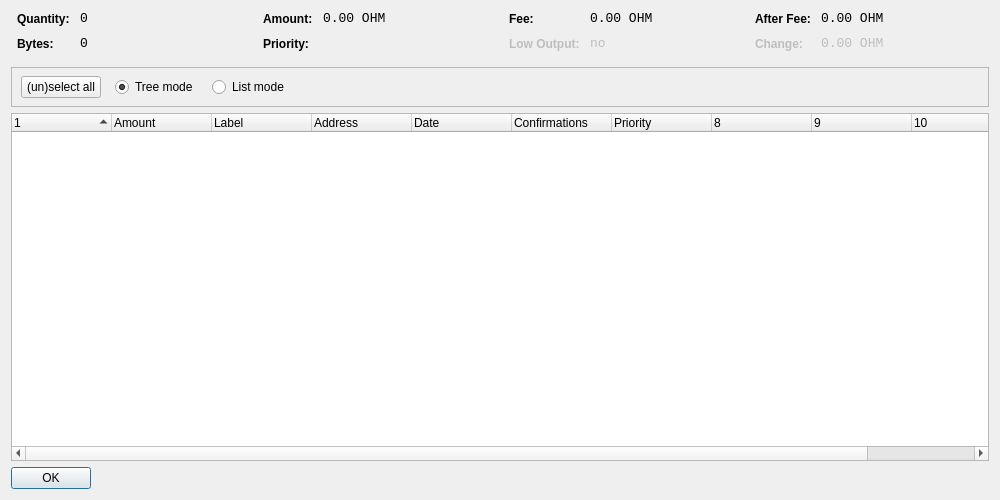
<?xml version="1.0" encoding="UTF-8"?>
<ui version="4.0">
 <class>CoinControlDialog</class>
 <widget class="QDialog" name="CoinControlDialog">
  <property name="geometry">
   <rect>
    <x>0</x>
    <y>0</y>
    <width>1000</width>
    <height>500</height>
   </rect>
  </property>
  <property name="windowTitle">
   <string>Coin Control</string>
  </property>
  <layout class="QVBoxLayout" name="verticalLayout">
   <item>
    <layout class="QHBoxLayout" name="horizontalLayoutTop" stretch="0,0,0,0">
     <property name="topMargin">
      <number>0</number>
     </property>
     <property name="bottomMargin">
      <number>10</number>
     </property>
     <item>
      <layout class="QFormLayout" name="formLayoutCoinControl1">
       <property name="horizontalSpacing">
        <number>10</number>
       </property>
       <property name="verticalSpacing">
        <number>10</number>
       </property>
       <property name="leftMargin">
        <number>6</number>
       </property>
       <property name="rightMargin">
        <number>6</number>
       </property>
       <item row="0" column="0">
        <widget class="QLabel" name="labelCoinControlQuantityText">
         <property name="styleSheet">
          <string notr="true">font-weight:bold;</string>
         </property>
         <property name="text">
          <string>Quantity:</string>
         </property>
        </widget>
       </item>
       <item row="0" column="1">
        <widget class="QLabel" name="labelCoinControlQuantity">
         <property name="font">
          <font>
           <family>Monospace</family>
           <pointsize>10</pointsize>
          </font>
         </property>
         <property name="cursor">
          <cursorShape>IBeamCursor</cursorShape>
         </property>
         <property name="contextMenuPolicy">
          <enum>Qt::ActionsContextMenu</enum>
         </property>
         <property name="text">
          <string>0</string>
         </property>
         <property name="textInteractionFlags">
          <set>Qt::LinksAccessibleByMouse|Qt::TextSelectableByKeyboard|Qt::TextSelectableByMouse</set>
         </property>
        </widget>
       </item>
       <item row="1" column="0">
        <widget class="QLabel" name="labelCoinControlBytesText">
         <property name="styleSheet">
          <string notr="true">font-weight:bold;</string>
         </property>
         <property name="text">
          <string>Bytes:</string>
         </property>
        </widget>
       </item>
       <item row="1" column="1">
        <widget class="QLabel" name="labelCoinControlBytes">
         <property name="font">
          <font>
           <family>Monospace</family>
           <pointsize>10</pointsize>
          </font>
         </property>
         <property name="cursor">
          <cursorShape>IBeamCursor</cursorShape>
         </property>
         <property name="contextMenuPolicy">
          <enum>Qt::ActionsContextMenu</enum>
         </property>
         <property name="text">
          <string>0</string>
         </property>
         <property name="textInteractionFlags">
          <set>Qt::LinksAccessibleByMouse|Qt::TextSelectableByKeyboard|Qt::TextSelectableByMouse</set>
         </property>
        </widget>
       </item>
      </layout>
     </item>
     <item>
      <layout class="QFormLayout" name="formLayoutCoinControl2">
       <property name="horizontalSpacing">
        <number>10</number>
       </property>
       <property name="verticalSpacing">
        <number>10</number>
       </property>
       <property name="leftMargin">
        <number>6</number>
       </property>
       <property name="rightMargin">
        <number>6</number>
       </property>
       <item row="0" column="0">
        <widget class="QLabel" name="labelCoinControlAmountText">
         <property name="styleSheet">
          <string notr="true">font-weight:bold;</string>
         </property>
         <property name="text">
          <string>Amount:</string>
         </property>
        </widget>
       </item>
       <item row="0" column="1">
        <widget class="QLabel" name="labelCoinControlAmount">
         <property name="font">
          <font>
           <family>Monospace</family>
           <pointsize>10</pointsize>
          </font>
         </property>
         <property name="cursor">
          <cursorShape>IBeamCursor</cursorShape>
         </property>
         <property name="contextMenuPolicy">
          <enum>Qt::ActionsContextMenu</enum>
         </property>
         <property name="text">
          <string>0.00 OHM</string>
         </property>
         <property name="textInteractionFlags">
          <set>Qt::LinksAccessibleByMouse|Qt::TextSelectableByKeyboard|Qt::TextSelectableByMouse</set>
         </property>
        </widget>
       </item>
       <item row="1" column="0">
        <widget class="QLabel" name="labelCoinControlPriorityText">
         <property name="styleSheet">
          <string notr="true">font-weight:bold;</string>
         </property>
         <property name="text">
          <string>Priority:</string>
         </property>
        </widget>
       </item>
       <item row="1" column="1">
        <widget class="QLabel" name="labelCoinControlPriority">
         <property name="font">
          <font>
           <family>Monospace</family>
           <pointsize>10</pointsize>
          </font>
         </property>
         <property name="cursor">
          <cursorShape>IBeamCursor</cursorShape>
         </property>
         <property name="contextMenuPolicy">
          <enum>Qt::ActionsContextMenu</enum>
         </property>
         <property name="text">
          <string/>
         </property>
         <property name="textInteractionFlags">
          <set>Qt::LinksAccessibleByMouse|Qt::TextSelectableByKeyboard|Qt::TextSelectableByMouse</set>
         </property>
        </widget>
       </item>
      </layout>
     </item>
     <item>
      <layout class="QFormLayout" name="formLayoutCoinControl3">
       <property name="horizontalSpacing">
        <number>10</number>
       </property>
       <property name="verticalSpacing">
        <number>10</number>
       </property>
       <property name="leftMargin">
        <number>6</number>
       </property>
       <property name="rightMargin">
        <number>6</number>
       </property>
       <item row="0" column="0">
        <widget class="QLabel" name="labelCoinControlFeeText">
         <property name="styleSheet">
          <string notr="true">font-weight:bold;</string>
         </property>
         <property name="text">
          <string>Fee:</string>
         </property>
        </widget>
       </item>
       <item row="0" column="1">
        <widget class="QLabel" name="labelCoinControlFee">
         <property name="font">
          <font>
           <family>Monospace</family>
           <pointsize>10</pointsize>
          </font>
         </property>
         <property name="cursor">
          <cursorShape>IBeamCursor</cursorShape>
         </property>
         <property name="contextMenuPolicy">
          <enum>Qt::ActionsContextMenu</enum>
         </property>
         <property name="text">
          <string>0.00 OHM</string>
         </property>
         <property name="textInteractionFlags">
          <set>Qt::LinksAccessibleByMouse|Qt::TextSelectableByKeyboard|Qt::TextSelectableByMouse</set>
         </property>
        </widget>
       </item>
       <item row="1" column="0">
        <widget class="QLabel" name="labelCoinControlLowOutputText">
         <property name="enabled">
          <bool>false</bool>
         </property>
         <property name="styleSheet">
          <string notr="true">font-weight:bold;</string>
         </property>
         <property name="text">
          <string>Low Output:</string>
         </property>
        </widget>
       </item>
       <item row="1" column="1">
        <widget class="QLabel" name="labelCoinControlLowOutput">
         <property name="enabled">
          <bool>false</bool>
         </property>
         <property name="font">
          <font>
           <family>Monospace</family>
           <pointsize>10</pointsize>
          </font>
         </property>
         <property name="cursor">
          <cursorShape>IBeamCursor</cursorShape>
         </property>
         <property name="contextMenuPolicy">
          <enum>Qt::ActionsContextMenu</enum>
         </property>
         <property name="text">
          <string>no</string>
         </property>
         <property name="textInteractionFlags">
          <set>Qt::LinksAccessibleByMouse|Qt::TextSelectableByKeyboard|Qt::TextSelectableByMouse</set>
         </property>
        </widget>
       </item>
      </layout>
     </item>
     <item>
      <layout class="QFormLayout" name="formLayoutCoinControl4">
       <property name="horizontalSpacing">
        <number>10</number>
       </property>
       <property name="verticalSpacing">
        <number>10</number>
       </property>
       <property name="leftMargin">
        <number>6</number>
       </property>
       <property name="rightMargin">
        <number>6</number>
       </property>
       <item row="0" column="0">
        <widget class="QLabel" name="labelCoinControlAfterFeeText">
         <property name="styleSheet">
          <string notr="true">font-weight:bold;</string>
         </property>
         <property name="text">
          <string>After Fee:</string>
         </property>
        </widget>
       </item>
       <item row="0" column="1">
        <widget class="QLabel" name="labelCoinControlAfterFee">
         <property name="font">
          <font>
           <family>Monospace</family>
           <pointsize>10</pointsize>
          </font>
         </property>
         <property name="cursor">
          <cursorShape>IBeamCursor</cursorShape>
         </property>
         <property name="contextMenuPolicy">
          <enum>Qt::ActionsContextMenu</enum>
         </property>
         <property name="text">
          <string>0.00 OHM</string>
         </property>
         <property name="textInteractionFlags">
          <set>Qt::LinksAccessibleByMouse|Qt::TextSelectableByKeyboard|Qt::TextSelectableByMouse</set>
         </property>
        </widget>
       </item>
       <item row="1" column="0">
        <widget class="QLabel" name="labelCoinControlChangeText">
         <property name="enabled">
          <bool>false</bool>
         </property>
         <property name="styleSheet">
          <string notr="true">font-weight:bold;</string>
         </property>
         <property name="text">
          <string>Change:</string>
         </property>
        </widget>
       </item>
       <item row="1" column="1">
        <widget class="QLabel" name="labelCoinControlChange">
         <property name="enabled">
          <bool>false</bool>
         </property>
         <property name="font">
          <font>
           <family>Monospace</family>
           <pointsize>10</pointsize>
          </font>
         </property>
         <property name="cursor">
          <cursorShape>IBeamCursor</cursorShape>
         </property>
         <property name="contextMenuPolicy">
          <enum>Qt::ActionsContextMenu</enum>
         </property>
         <property name="text">
          <string>0.00 OHM</string>
         </property>
         <property name="textInteractionFlags">
          <set>Qt::LinksAccessibleByMouse|Qt::TextSelectableByKeyboard|Qt::TextSelectableByMouse</set>
         </property>
        </widget>
       </item>
      </layout>
     </item>
    </layout>
   </item>
   <item>
    <widget class="QFrame" name="frame">
     <property name="minimumSize">
      <size>
       <width>0</width>
       <height>40</height>
      </size>
     </property>
     <property name="frameShape">
      <enum>QFrame::StyledPanel</enum>
     </property>
     <property name="frameShadow">
      <enum>QFrame::Sunken</enum>
     </property>
     <widget class="QWidget" name="horizontalLayoutWidget">
      <property name="geometry">
       <rect>
        <x>10</x>
        <y>0</y>
        <width>781</width>
        <height>41</height>
       </rect>
      </property>
      <layout class="QHBoxLayout" name="horizontalLayoutPanel" stretch="0,0,0,0,0">
       <property name="spacing">
        <number>14</number>
       </property>
       <item>
        <widget class="QPushButton" name="pushButtonSelectAll">
         <property name="sizePolicy">
          <sizepolicy hsizetype="Maximum" vsizetype="Fixed">
           <horstretch>0</horstretch>
           <verstretch>0</verstretch>
          </sizepolicy>
         </property>
         <property name="text">
          <string>(un)select all</string>
         </property>
        </widget>
       </item>
       <item>
        <widget class="QRadioButton" name="radioTreeMode">
         <property name="sizePolicy">
          <sizepolicy hsizetype="Maximum" vsizetype="Fixed">
           <horstretch>0</horstretch>
           <verstretch>0</verstretch>
          </sizepolicy>
         </property>
         <property name="text">
          <string>Tree mode</string>
         </property>
         <property name="checked">
          <bool>true</bool>
         </property>
        </widget>
       </item>
       <item>
        <widget class="QRadioButton" name="radioListMode">
         <property name="sizePolicy">
          <sizepolicy hsizetype="Maximum" vsizetype="Fixed">
           <horstretch>0</horstretch>
           <verstretch>0</verstretch>
          </sizepolicy>
         </property>
         <property name="text">
          <string>List mode</string>
         </property>
        </widget>
       </item>
       <item>
        <spacer name="horizontalSpacer">
         <property name="orientation">
          <enum>Qt::Horizontal</enum>
         </property>
         <property name="sizeHint" stdset="0">
          <size>
           <width>40</width>
           <height>20</height>
          </size>
         </property>
        </spacer>
       </item>
      </layout>
     </widget>
    </widget>
   </item>
   <item>
    <widget class="CoinControlTreeWidget" name="treeWidget">
     <property name="contextMenuPolicy">
      <enum>Qt::CustomContextMenu</enum>
     </property>
     <property name="sortingEnabled">
      <bool>false</bool>
     </property>
     <property name="columnCount">
      <number>11</number>
     </property>
     <attribute name="headerShowSortIndicator" stdset="0">
      <bool>true</bool>
     </attribute>
     <attribute name="headerStretchLastSection">
      <bool>false</bool>
     </attribute>
     <column>
      <property name="text">
       <string/>
      </property>
     </column>
     <column>
      <property name="text">
       <string>Amount</string>
      </property>
     </column>
     <column>
      <property name="text">
       <string>Label</string>
      </property>
     </column>
     <column>
      <property name="text">
       <string>Address</string>
      </property>
     </column>
     <column>
      <property name="text">
       <string>Date</string>
      </property>
     </column>
     <column>
      <property name="text">
       <string>Confirmations</string>
      </property>
      <property name="toolTip">
       <string>Confirmed</string>
      </property>
     </column>
     <column>
      <property name="text">
       <string>Priority</string>
      </property>
     </column>
     <column>
      <property name="text">
       <string/>
      </property>
     </column>
     <column>
      <property name="text">
       <string/>
      </property>
     </column>
     <column>
      <property name="text">
       <string/>
      </property>
     </column>
     <column>
      <property name="text">
       <string/>
      </property>
     </column>
    </widget>
   </item>
   <item>
    <widget class="QDialogButtonBox" name="buttonBox">
     <property name="sizePolicy">
      <sizepolicy hsizetype="Maximum" vsizetype="Fixed">
       <horstretch>0</horstretch>
       <verstretch>0</verstretch>
      </sizepolicy>
     </property>
     <property name="orientation">
      <enum>Qt::Horizontal</enum>
     </property>
     <property name="standardButtons">
      <set>QDialogButtonBox::Ok</set>
     </property>
    </widget>
   </item>
  </layout>
 </widget>
 <customwidgets>
  <customwidget>
   <class>CoinControlTreeWidget</class>
   <extends>QTreeWidget</extends>
   <header>coincontroltreewidget.h</header>
  </customwidget>
 </customwidgets>
 <resources/>
 <connections/>
</ui>
